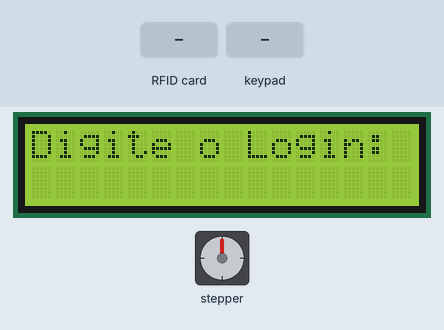
Simulated run of this sketch. Board: ESP32. Shown: 16×2 character LCD, stepper motor. The inputs (shaded band) are chosen by the test bench. WiFi joins after 1.5 s; servers stay silent unless stated; the Firebase database answers and starts empty; stepper angles assume 2048 steps per turn; what the sketch prints to the serial monitor is not drawn. At 11.0 s the program restarts the board; the recording ends there.

Above: at 2.8 s.
2.9 s: RFID card 5E 7A 19 C4 held to the reader
At 5.23 s:
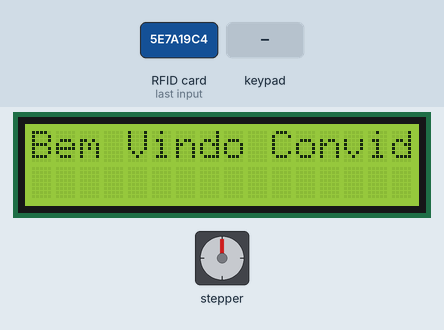
At 5.87 s:
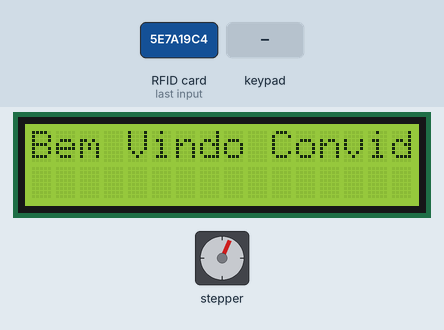
5.9 s: keypad keys 1 3 1 2 1 4 2 7 * pressed 0.4 s apart
At 9.26 s:
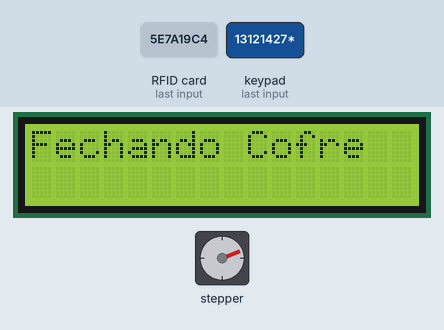
Timing chart, 0 to 11.0 s (numbered marks = the images above; inputs shaded):
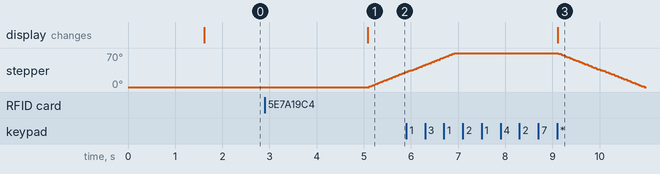

The sketch:

Sistema_Cofre_Final.ino
```cpp
#include <WiFi.h>
#include <FirebaseESP32.h>
#include <Keypad.h>
#include <ctype.h>
#include <SPI.h>
#include <RFID.h>
#include <Stepper.h>
#include <LiquidCrystal.h>

// Dados Wi-Fi-------------------------------------
#define FIREBASE_HOST "cofredb.firebaseio.com"
#define FIREBASE_AUTH "NwS4ClcQoz2sIo0HbQZjc2kvQJdyhiicyJCfuJuw"
#define WIFI_SSID "BETH"
#define WIFI_PASSWORD "toby0410"
//--------------------------------------------------
// RFID---------------------------------------------
#define SS_PIN 21
#define RST_PIN 22
RFID rfid(SS_PIN, RST_PIN);
int taglida;
//--------------------------------------------------
// LCD----------------------------------------------
//Define os pinos que serão utilizados para ligação ao display
LiquidCrystal lcd(17, 5, 36, 39, 34, 35);
//--------------------------------------------------
// MOTOR--------------------------------------------
const int stepsPerRevolution = 64; // change this to fit the number of steps per revolution
Stepper myStepper(stepsPerRevolution, 15, 4, 2, 16);
//--------------------------------------------------
// JSON-RFID----------------------------------------
String jsonStr;
//--------------------------------------------------
// Teclado------------------------------------------
const byte qtdLinhas = 4; //QUANTIDADE DE LINHAS DO TECLADO
const byte qtdColunas = 4; //QUANTIDADE DE COLUNAS DO TECLADO
char matriz_teclas[qtdLinhas][qtdColunas] = {
  {'1', '2', '3', 'A'},
  {'4', '5', '6', 'B'},
  {'7', '8', '9', 'C'},
  {'*', '0', '#', 'D'}
};
byte PinosqtdLinhas[qtdLinhas] = {13, 12, 14, 27}; //PINOS UTILIZADOS PELAS LINHAS
byte PinosqtdColunas[qtdColunas] = {26, 25, 33, 32}; //PINOS UTILIZADOS PELAS COLUNAS
Keypad meuteclado = Keypad( makeKeymap(matriz_teclas), PinosqtdLinhas, PinosqtdColunas, qtdLinhas, qtdColunas);
//--------------------------------------------------
// Banco de Dados-----------------------------------
FirebaseData firebaseData;
String path = "/";
String loginDigi = "";
int senhaBD;
String senhaDigi;
//--------------------------------------------------
void consultaBD()
{
  int i = 0;
  if (Firebase.getInt(firebaseData, path + loginDigi))
  {
    printResult(firebaseData);
  }
  else
  {
    lcd.println("Login não Existe");
    loginDigi  = "";
    ESP.restart();
  }
  Serial.println("Digite a Senha:");
  lcd.clear();
  lcd.setCursor(0, 0);
  lcd.print("Digite a Senha:");
  while ( i != 1)
  {
    char tecla_pressionada = meuteclado.getKey();
    if (tecla_pressionada) { //SE ALGUMA TECLA FOR PRESSIONADA, FAZ
      if (tecla_pressionada == '#')
      {
        Serial.println("");
        Serial.println(senhaBD);
        Serial.println(senhaDigi.toInt());
        if (senhaBD == senhaDigi.toInt())
        {
          Serial.println("Acesso Liberado");
          i = 1;
          abrirCofre();
        } else {
          Serial.println("Acesso Negado");
          loginDigi  = "";
          ESP.restart();
        }
      } else {
        Serial.print(tecla_pressionada);
        senhaDigi += tecla_pressionada;
      }
    }

  }
}

void consultaRFID()
{
  if (Firebase.getInt(firebaseData, path + loginDigi))
  {
    lcd.clear();
    lcd.setCursor(0, 0);
    lcd.print("Bem Vindo Convidado!");
    Serial.println("Acesso Liberado");
    abrirCofre();
  }
  else
  {
    Serial.println("Acesso Negado");
    loginDigi  = "";
    ESP.restart();
  }
}

void printResult(FirebaseData &data)
{
  senhaBD = data.intData();
}

void abrirCofre()
{
  loginDigi  = "";
  senhaDigi  = "";
  myStepper.step(400);
  int tempoatual = millis();
  int auxi = 0;
  while (millis() - tempoatual < 15000) {
    char tecla_pressionada = meuteclado.getKey();
    if (tecla_pressionada) { //SE ALGUMA TECLA FOR PRESSIONADA, FAZ
      if (tecla_pressionada == '*')
      {
        auxi = 1;
        fecharCofre();
        break;
      }
    }
  }
  if (auxi = 0)
  {
    fecharCofre();
  }
}

void fecharCofre()
{
  lcd.clear();
  lcd.setCursor(0, 0);
  lcd.print("Fechando Cofre");
  myStepper.step(-400);
  ESP.restart();
}

void setup()
{
  Serial.begin(115200);
  // Conexão WiFi-----------------------------
  WiFi.begin(WIFI_SSID, WIFI_PASSWORD);
  Serial.print("Connecting to Wi-Fi");
  while (WiFi.status() != WL_CONNECTED)
  {
    Serial.print(".");
    delay(300);
  }
  Serial.println();
  Serial.print("Connected with IP: ");
  Serial.println(WiFi.localIP());
  Serial.println();
  //------------------------------------------
  // LCD--------------------------------------
  lcd.begin(16, 2);
  //------------------------------------------
  // MOTOR------------------------------------
  myStepper.setSpeed(200);
  //------------------------------------------
  // RFID-------------------------------------
  SPI.begin(); // Init SPI bus
  //rfid.PCD_Init(); // Init MFRC522
  rfid.init();
  //------------------------------------------
  // Firebase---------------------------------
  Firebase.begin(FIREBASE_HOST, FIREBASE_AUTH);
  Firebase.reconnectWiFi(true);
  Firebase.setReadTimeout(firebaseData, 1000 * 60);
  Firebase.setwriteSizeLimit(firebaseData, "tiny");
  //------------------------------------------

}
void loop()
{
  lcd.clear();
  lcd.setCursor(0, 0);
  lcd.print("Digite o Login:");
  char tecla_pressionada = meuteclado.getKey(); //VERIFICA SE ALGUMA DAS TECLAS FOI PRESSIONADA

  if (tecla_pressionada) { //SE ALGUMA TECLA FOR PRESSIONADA, FAZ
    if (tecla_pressionada == '#')
    {
      Serial.println("");
      Serial.println(loginDigi);
      consultaBD();
    }
    Serial.print(tecla_pressionada);
    loginDigi += tecla_pressionada;
  }
  if (rfid.isCard()) {
    if (rfid.readCardSerial()) {
      loginDigi += (String)rfid.serNum[0];
      loginDigi += (String)rfid.serNum[1];
      loginDigi += (String)rfid.serNum[2];
      loginDigi += (String)rfid.serNum[3];
      loginDigi += (String)rfid.serNum[4];
      Serial.println(loginDigi);
      delay(2000);
      consultaRFID();

    }
  }
}
```

Measured:
- after the input at 2.9 s, stepper: turns 30° clockwise in 0.75 s, starting after 2.2 s; the display: changes after 2.2 s (image 1)
- after the input at 5.9 s, the display: changes after 3.2 s (image 3)
